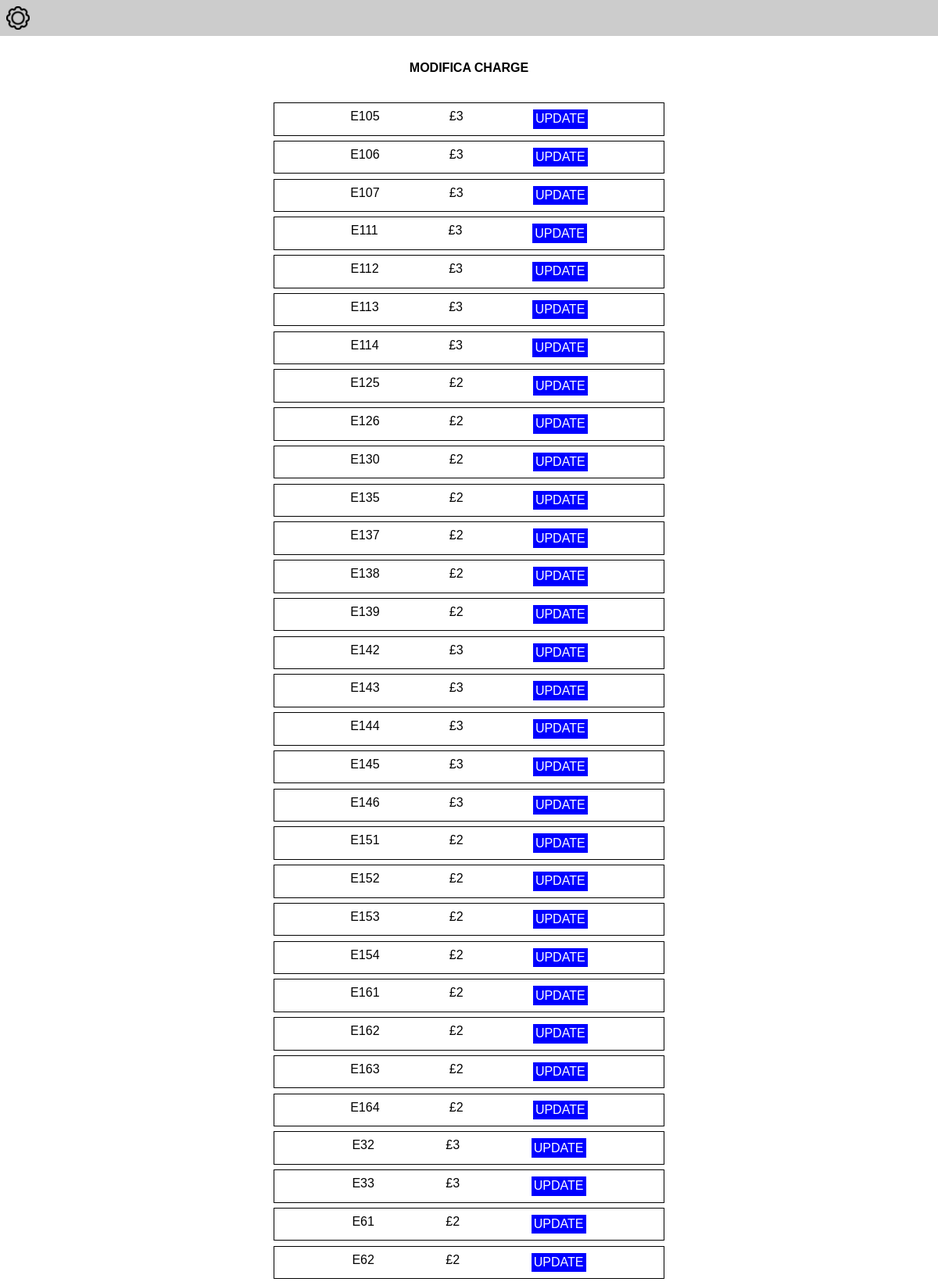
Page /pos/delivery_charge.php (signed in, upper part) on the committed database.
### tables this page shows
CREATE TABLE `charge` (
  `id` int(11) NOT NULL,
  `postcode` varchar(10) DEFAULT NULL,
  `charge` int(11) DEFAULT NULL
);

### pos/delivery_charge.php (the view, shortened to what this page needs)
<html>
    <head>
    <link href="css/take_order.css" type="text/css" rel="stylesheet" />
<link href="css/form.css" type="text/css" rel="stylesheet" />
<link href="css/links.css" type="text/css" rel="stylesheet" />
    </head>
    <body onload="ruedaAjustes()">
    <?php
        include("reciclado/links.php");
        include("../reciclado/conectar_base_datos.php");
    ?>
   <div style="margin:2rem; text-align:center;"><b>MODIFICA CHARGE</b></div>
   <div style="display:flex; flex-direction:column; align-items:center;">
<?php
        $sqlAbrirCharge = "SELECT * FROM charge ORDER BY postcode ASC";
        $resultadoCharge= $connect -> query($sqlAbrirCharge);
        if($resultadoCharge -> num_rows > 0){
            while($row=$resultadoCharge->fetch_assoc()){
                 ?>
                <div id=<?php echo $row['id']; ?> style="
                border-style:solid;
                border-color:black;
                border-width:1px;
                width:auto;
                min-width:500px;
                margin:0.2rem;
                display:flex;
                justify-content:space-evenly;
                padding:0.5rem;
                ">
                   <p><?php echo $row['postcode']; ?></p>
                   <p>£<?php echo $row['charge']; ?></p>
                   <a style="background-color:blue;
                   color:white;
                   text-decoration:none;
                   padding:0.2rem;
                   " href="reciclado/mod_charge.php?id-producto=<?php echo $row['id'];?>">UPDATE</a>
                </div>
                <?php
            }
        }
       ?>
</div>
    </body>

### pos/css/links.css (style rules this page uses)
*,html { box-sizing:border-box; font-family:Arial, Helvetica, sans-serif; margin:0; padding:0; }
body { background-color:white; font-size:16px; }

### rows in the picture
charge: postcode "E105", charge "3"
charge: postcode "E106", charge "3"
charge: postcode "E107", charge "3"
charge: postcode "E111", charge "3"
charge: postcode "E112", charge "3"
charge: postcode "E113", charge "3"
charge: postcode "E114", charge "3"
charge: postcode "E125", charge "2"
charge: postcode "E126", charge "2"
charge: $row['id'] 1 (drawn), postcode "E130", charge "2"
charge: postcode "E135", charge "2"
charge: postcode "E137", charge "2"
charge: postcode "E138", charge "2"
charge: postcode "E139", charge "2"
charge: postcode "E142", charge "3"
charge: postcode "E143", charge "3"
charge: postcode "E144", charge "3"
charge: postcode "E145", charge "3"
charge: postcode "E146", charge "3"
charge: postcode "E151", charge "2"
charge: postcode "E152", charge "2"
charge: postcode "E153", charge "2"
charge: postcode "E154", charge "2"
charge: postcode "E161", charge "2"
charge: postcode "E162", charge "2"
charge: postcode "E163", charge "2"
charge: postcode "E164", charge "2"
charge: postcode "E32", charge "3"
charge: postcode "E33", charge "3"
charge: postcode "E61", charge "2"
charge: postcode "E62", charge "2"
